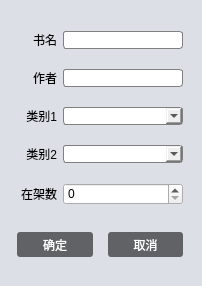
<?xml version="1.0" encoding="UTF-8"?>
<ui version="4.0">
 <class>AU_SingleBookClass</class>
 <widget class="QDialog" name="AU_SingleBookClass">
  <property name="geometry">
   <rect>
    <x>0</x>
    <y>0</y>
    <width>202</width>
    <height>286</height>
   </rect>
  </property>
  <property name="windowTitle">
   <string>添加/修改</string>
  </property>
  <property name="styleSheet">
   <string notr="true">
QLabel{font: 14px '等线';}
QLineEdit{border-radius:3px;border:1px solid gray;}
QPushButton{border-radius:3px;background:#606266;color:white;font:14px ‘等线’;}
QPushButton:pressed{background-color:black;}
QComboBox{border-radius:3px;border:1px solid gray;}
/*QSpinBox{border-radius:3px;border:1px solid gray;}*/
QDialog{background:#dcdfe6;}</string>
  </property>
  <layout class="QGridLayout" name="gridLayout_2">
   <property name="bottomMargin">
    <number>0</number>
   </property>
   <property name="spacing">
    <number>0</number>
   </property>
   <item row="0" column="0">
    <widget class="QLabel" name="lb_name">
     <property name="minimumSize">
      <size>
       <width>40</width>
       <height>0</height>
      </size>
     </property>
     <property name="maximumSize">
      <size>
       <width>40</width>
       <height>16777215</height>
      </size>
     </property>
     <property name="text">
      <string>书名</string>
     </property>
     <property name="alignment">
      <set>Qt::AlignRight|Qt::AlignTrailing|Qt::AlignVCenter</set>
     </property>
    </widget>
   </item>
   <item row="0" column="1">
    <widget class="QLineEdit" name="le_name">
     <property name="minimumSize">
      <size>
       <width>120</width>
       <height>0</height>
      </size>
     </property>
     <property name="maximumSize">
      <size>
       <width>120</width>
       <height>16777215</height>
      </size>
     </property>
    </widget>
   </item>
   <item row="1" column="0">
    <widget class="QLabel" name="lb_author">
     <property name="minimumSize">
      <size>
       <width>40</width>
       <height>0</height>
      </size>
     </property>
     <property name="maximumSize">
      <size>
       <width>40</width>
       <height>16777215</height>
      </size>
     </property>
     <property name="text">
      <string>作者</string>
     </property>
     <property name="alignment">
      <set>Qt::AlignRight|Qt::AlignTrailing|Qt::AlignVCenter</set>
     </property>
    </widget>
   </item>
   <item row="1" column="1">
    <widget class="QLineEdit" name="le_author">
     <property name="minimumSize">
      <size>
       <width>120</width>
       <height>0</height>
      </size>
     </property>
     <property name="maximumSize">
      <size>
       <width>120</width>
       <height>16777215</height>
      </size>
     </property>
    </widget>
   </item>
   <item row="2" column="0">
    <widget class="QLabel" name="lb_type1">
     <property name="minimumSize">
      <size>
       <width>40</width>
       <height>0</height>
      </size>
     </property>
     <property name="maximumSize">
      <size>
       <width>40</width>
       <height>16777215</height>
      </size>
     </property>
     <property name="text">
      <string>类别1</string>
     </property>
     <property name="alignment">
      <set>Qt::AlignRight|Qt::AlignTrailing|Qt::AlignVCenter</set>
     </property>
    </widget>
   </item>
   <item row="2" column="1">
    <widget class="QComboBox" name="cb1">
     <property name="minimumSize">
      <size>
       <width>120</width>
       <height>0</height>
      </size>
     </property>
     <property name="maximumSize">
      <size>
       <width>120</width>
       <height>16777215</height>
      </size>
     </property>
     <item>
      <property name="text">
       <string/>
      </property>
     </item>
     <item>
      <property name="text">
       <string>悬疑</string>
      </property>
     </item>
     <item>
      <property name="text">
       <string>爱情</string>
      </property>
     </item>
     <item>
      <property name="text">
       <string>历史</string>
      </property>
     </item>
     <item>
      <property name="text">
       <string>科幻</string>
      </property>
     </item>
     <item>
      <property name="text">
       <string>奇幻</string>
      </property>
     </item>
     <item>
      <property name="text">
       <string>冒险</string>
      </property>
     </item>
     <item>
      <property name="text">
       <string>犯罪</string>
      </property>
     </item>
     <item>
      <property name="text">
       <string>推理</string>
      </property>
     </item>
     <item>
      <property name="text">
       <string>传记</string>
      </property>
     </item>
     <item>
      <property name="text">
       <string>自传</string>
      </property>
     </item>
     <item>
      <property name="text">
       <string>战争</string>
      </property>
     </item>
     <item>
      <property name="text">
       <string>政治</string>
      </property>
     </item>
     <item>
      <property name="text">
       <string>哲学</string>
      </property>
     </item>
     <item>
      <property name="text">
       <string>心理</string>
      </property>
     </item>
     <item>
      <property name="text">
       <string>经济</string>
      </property>
     </item>
     <item>
      <property name="text">
       <string>商业</string>
      </property>
     </item>
     <item>
      <property name="text">
       <string>文化</string>
      </property>
     </item>
     <item>
      <property name="text">
       <string>社会</string>
      </property>
     </item>
     <item>
      <property name="text">
       <string>科学</string>
      </property>
     </item>
     <item>
      <property name="text">
       <string>工具</string>
      </property>
     </item>
    </widget>
   </item>
   <item row="3" column="0">
    <widget class="QLabel" name="lb_type2">
     <property name="minimumSize">
      <size>
       <width>40</width>
       <height>0</height>
      </size>
     </property>
     <property name="maximumSize">
      <size>
       <width>40</width>
       <height>16777215</height>
      </size>
     </property>
     <property name="text">
      <string>类别2</string>
     </property>
     <property name="alignment">
      <set>Qt::AlignRight|Qt::AlignTrailing|Qt::AlignVCenter</set>
     </property>
    </widget>
   </item>
   <item row="3" column="1">
    <widget class="QComboBox" name="cb2">
     <property name="minimumSize">
      <size>
       <width>120</width>
       <height>0</height>
      </size>
     </property>
     <property name="maximumSize">
      <size>
       <width>120</width>
       <height>16777215</height>
      </size>
     </property>
     <item>
      <property name="text">
       <string/>
      </property>
     </item>
     <item>
      <property name="text">
       <string>悬疑</string>
      </property>
     </item>
     <item>
      <property name="text">
       <string>爱情</string>
      </property>
     </item>
     <item>
      <property name="text">
       <string>历史</string>
      </property>
     </item>
     <item>
      <property name="text">
       <string>科幻</string>
      </property>
     </item>
     <item>
      <property name="text">
       <string>奇幻</string>
      </property>
     </item>
     <item>
      <property name="text">
       <string>冒险</string>
      </property>
     </item>
     <item>
      <property name="text">
       <string>犯罪</string>
      </property>
     </item>
     <item>
      <property name="text">
       <string>推理</string>
      </property>
     </item>
     <item>
      <property name="text">
       <string>传记</string>
      </property>
     </item>
     <item>
      <property name="text">
       <string>自传</string>
      </property>
     </item>
     <item>
      <property name="text">
       <string>战争</string>
      </property>
     </item>
     <item>
      <property name="text">
       <string>政治</string>
      </property>
     </item>
     <item>
      <property name="text">
       <string>哲学</string>
      </property>
     </item>
     <item>
      <property name="text">
       <string>心理</string>
      </property>
     </item>
     <item>
      <property name="text">
       <string>经济</string>
      </property>
     </item>
     <item>
      <property name="text">
       <string>商业</string>
      </property>
     </item>
     <item>
      <property name="text">
       <string>文化</string>
      </property>
     </item>
     <item>
      <property name="text">
       <string>社会</string>
      </property>
     </item>
     <item>
      <property name="text">
       <string>科学</string>
      </property>
     </item>
     <item>
      <property name="text">
       <string>工具</string>
      </property>
     </item>
    </widget>
   </item>
   <item row="4" column="0">
    <widget class="QLabel" name="lb_access">
     <property name="minimumSize">
      <size>
       <width>40</width>
       <height>0</height>
      </size>
     </property>
     <property name="maximumSize">
      <size>
       <width>40</width>
       <height>16777215</height>
      </size>
     </property>
     <property name="text">
      <string>在架数</string>
     </property>
     <property name="alignment">
      <set>Qt::AlignRight|Qt::AlignTrailing|Qt::AlignVCenter</set>
     </property>
    </widget>
   </item>
   <item row="4" column="1">
    <widget class="QSpinBox" name="spinBox">
     <property name="minimumSize">
      <size>
       <width>120</width>
       <height>0</height>
      </size>
     </property>
     <property name="maximumSize">
      <size>
       <width>120</width>
       <height>16777215</height>
      </size>
     </property>
     <property name="minimum">
      <number>0</number>
     </property>
    </widget>
   </item>
   <item row="5" column="0" colspan="2">
    <widget class="QWidget" name="widget" native="true">
     <property name="maximumSize">
      <size>
       <width>16777215</width>
       <height>40</height>
      </size>
     </property>
     <layout class="QGridLayout" name="gridLayout">
      <property name="leftMargin">
       <number>0</number>
      </property>
      <property name="topMargin">
       <number>0</number>
      </property>
      <property name="rightMargin">
       <number>0</number>
      </property>
      <property name="bottomMargin">
       <number>0</number>
      </property>
      <property name="horizontalSpacing">
       <number>15</number>
      </property>
      <property name="verticalSpacing">
       <number>0</number>
      </property>
      <item row="0" column="0">
       <widget class="QPushButton" name="btn_ok">
        <property name="minimumSize">
         <size>
          <width>0</width>
          <height>25</height>
         </size>
        </property>
        <property name="text">
         <string>确定</string>
        </property>
       </widget>
      </item>
      <item row="0" column="1">
       <widget class="QPushButton" name="btn_cancel">
        <property name="minimumSize">
         <size>
          <width>0</width>
          <height>25</height>
         </size>
        </property>
        <property name="text">
         <string>取消</string>
        </property>
       </widget>
      </item>
     </layout>
    </widget>
   </item>
  </layout>
 </widget>
 <layoutdefault spacing="6" margin="11"/>
 <resources/>
 <connections/>
</ui>
